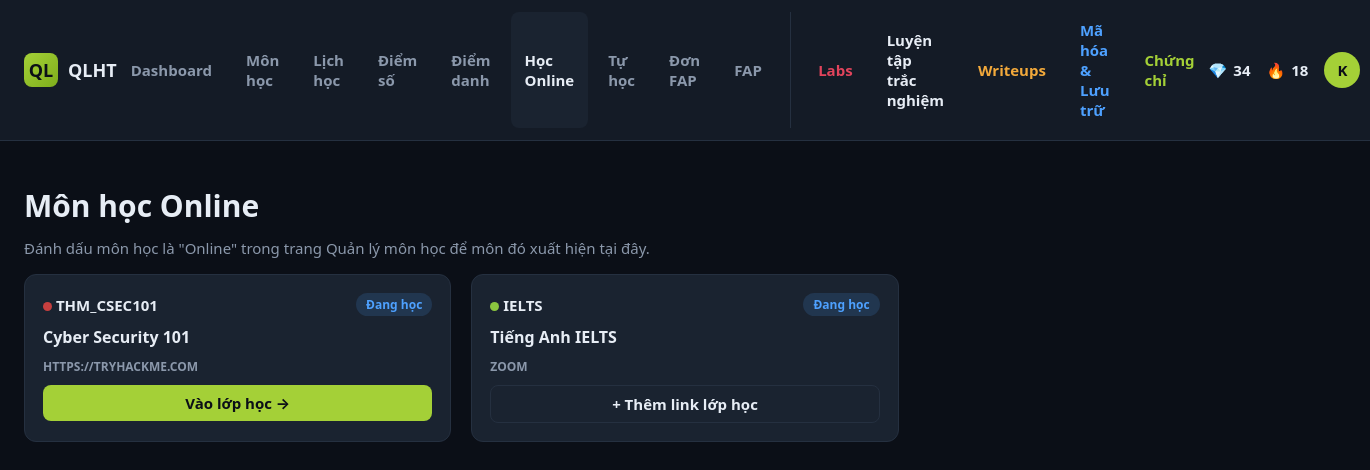
/online.php (signed in), run on the app's committed database.
### tables this page shows
CREATE TABLE `students` (
  `id` int(11) NOT NULL,
  `student_code` varchar(20) NOT NULL,
  `full_name` varchar(100) NOT NULL,
  `major` varchar(150) NOT NULL,
  `email` varchar(100) DEFAULT NULL,
  `password_hash` varchar(255) NOT NULL,
  `role` enum('student','admin') NOT NULL DEFAULT 'student',
  `avatar` varchar(255) DEFAULT NULL,
  `streak_days` int(11) DEFAULT 0,
  `points` int(11) DEFAULT 0,
  `created_at` timestamp NOT NULL DEFAULT current_timestamp()
);

CREATE TABLE `subjects` (
  `id` int(11) NOT NULL,
  `student_id` int(11) NOT NULL,
  `subject_code` varchar(20) NOT NULL,
  `subject_name` varchar(200) NOT NULL,
  `credits` int(11) DEFAULT 3,
  `semester` varchar(20) NOT NULL,
  `status` enum('not_started','ongoing','completed','exempted') DEFAULT 'not_started',
  `is_online` tinyint(1) DEFAULT 0,
  `online_platform` varchar(100) DEFAULT NULL,
  `online_link` varchar(255) DEFAULT NULL,
  `lecturer` varchar(150) DEFAULT NULL,
  `color` varchar(20) DEFAULT '#8bc53f',
  `created_at` timestamp NOT NULL DEFAULT current_timestamp()
);

### config/auth.php (called while the page is built, shortened)
<?php
require_once __DIR__ . '/database.php';
function isLoggedIn(): bool {
    return isset($_SESSION['student_id']);
}
function currentStudent(): ?array {
    static $cache = null;
    if ($cache === null) {
        $stmt = getDB()->prepare('SELECT * FROM students WHERE id = ?');
        $stmt->execute([$_SESSION['student_id']]);
        $cache = $stmt->fetch() ?: null;
    }
    return $cache;
}

### config/database.php (called while the page is built, shortened)
<?php
function getDB(): PDO {
    static $pdo = null;
    if ($pdo === null) {
        $dsn = "mysql:host=" . DB_HOST . ";port=" . DB_PORT . ";dbname=" . DB_NAME . ";charset=" . DB_CHARSET;
        $options = [
            PDO::ATTR_ERRMODE            => PDO::ERRMODE_EXCEPTION,
            PDO::ATTR_DEFAULT_FETCH_MODE => PDO::FETCH_ASSOC,
            PDO::ATTR_EMULATE_PREPARES   => false,
        ];
        try {
            $pdo = new PDO($dsn, DB_USER, DB_PASS, $options);
        } catch (PDOException $e) {
            http_response_code(500);
            die('Loi ket noi co so du lieu: ' . htmlspecialchars($e->getMessage()));
        }
    }
    return $pdo;
}

### online.php (the view, shortened to what this page needs)
<?php
require_once __DIR__ . '/config/auth.php';
$db = getDB();
$sid = $_SESSION['student_id'];
$stmt = $db->prepare('SELECT * FROM subjects WHERE student_id = ? AND is_online = 1 ORDER BY subject_name');
$stmt->execute([$sid]);
$onlineSubjects = $stmt->fetchAll();
$activePage = 'online';
include __DIR__ . '/includes/header.php';
?>
<h1>Môn học Online</h1>
<p style="color:var(--text-dim); margin-top:-8px;">Đánh dấu môn học là "Online" trong trang <a href="subjects.php">Quản lý môn học</a> để môn đó xuất hiện tại đây.</p>
<div class="grid grid-3" style="margin-top:16px;">
<?php foreach ($onlineSubjects as $s): ?>
    <div class="online-card">
        <div class="progress-row" style="margin-bottom:0;">
            <span><span class="dot" style="background:<?= htmlspecialchars($s['color']) ?>"></span> <?= htmlspecialchars($s['subject_code']) ?></span>
            <?php $map = ['ongoing' => ['Đang học','badge-blue'], 'completed' => ['Hoàn thành','badge-green'], 'not_started' => ['Chưa bắt đầu','badge-gray']];
            [$label, $cls] = $map[$s['status']]; ?>
            <span class="badge <?= $cls ?>"><?= $label ?></span>
        </div>
        <strong style="font-size:16px;"><?= htmlspecialchars($s['subject_name']) ?></strong>
        <div class="platform"><?= htmlspecialchars($s['online_platform'] ?: 'Chưa cập nhật nền tảng') ?></div>
        <?php if ($s['online_link']): ?>
            <a href="<?= htmlspecialchars($s['online_link']) ?>" target="_blank" class="btn btn-accent" style="text-align:center;">Vào lớp học →</a>
        <?php else: ?>
            <a href="subjects.php" class="btn btn-outline" style="text-align:center;">+ Thêm link lớp học</a>
        <?php endif; ?>
    </div>
<?php endforeach; ?>
</div>
<?php include __DIR__ . '/includes/footer.php'; ?>

### includes/header.php (shortened to what this page needs)
<?php
$student = currentStudent();
$initial = $student ? mb_substr($student['full_name'], 0, 1) : '?';
?>
<!DOCTYPE html>
<html lang="vi">
<head>
<link rel="stylesheet" href="assets/css/style.css">
</head>
<body>
<div class="topbar">
    <div class="brand">
        <div class="logo">QL</div>
        QLHT
    </div>
    <nav>
        <a href="index.php" class="<?= $activePage === 'dashboard' ? 'active' : '' ?>">Dashboard</a>
        <a href="subjects.php" class="<?= $activePage === 'subjects' ? 'active' : '' ?>">Môn học</a>
        <a href="schedule.php" class="<?= $activePage === 'schedule' ? 'active' : '' ?>">Lịch học</a>
        <a href="grades.php" class="<?= $activePage === 'grades' ? 'active' : '' ?>">Điểm số</a>
        <a href="attendance.php" class="<?= $activePage === 'attendance' ? 'active' : '' ?>">Điểm danh</a>
        <a href="online.php" class="<?= $activePage === 'online' ? 'active' : '' ?>">Học Online</a>
        <a href="self_study.php" class="<?= ($activePage === 'self_study') ? 'active' : '' ?>">Tự học</a>
        <a href="fap.php" class="<?= $activePage === 'fap' ? 'active' : '' ?>">Đơn FAP</a>
         <a href="https://fap.fpt.edu.vn/Student.aspx" class="<?= $activePage === 'fap' ? 'active' : '' ?>">FAP</a>
    <a href="labs.php" class="<?= ($activePage === 'labs') ? 'active' : '' ?>" style="color: var(--red);"> Labs</a>
        <a href="quiz_take.php" class="<?= ($activePage === 'quiz') ? 'active' : '' ?>" style="color: var(--pink);">Luyện tập trắc nghiệm</a>
    <a href="writeups.php" class="<?= ($activePage === 'writeups') ? 'active' : '' ?>" style="color: var(--orange);"> Writeups</a>
    <a href="payloads.php" class="<?= ($activePage === 'payloads') ? 'active' : '' ?>" style="color: var(--blue);"> Mã hóa & Lưu trữ</a>
    <a href="certs.php" class="<?= ($activePage === 'certs') ? 'active' : '' ?>" style="color: var(--accent);"> Chứng chỉ</a>
    </nav>
    <div class="right">
        <?php if ($student): ?>
        <div class="stat-pill" title="Điểm rèn luyện"><span>💎</span> <?= (int)$student['points'] ?></div>
        <div class="stat-pill" title="Chuỗi ngày học liên tiếp"><span>🔥</span> <?= (int)$student['streak_days'] ?></div>
        <a href="profile.php" class="avatar"><?= htmlspecialchars($initial) ?></a>
        <?php endif; ?>
    </div>
</div>
<div class="page-wrap">

### assets/css/style.css (style rules this page uses)
:root { --bg: #0b0f17; --bg-panel: #141b26; --bg-panel-2: #1a2330; --border: #253040; --text: #e7edf5; --text-dim: #8b98ab; --accent: #a4d037; --accent-dark: #7fae1c; --blue: #4ea1ff; --red: #e2445c; --orange: #f2a93b; --purple: #9b6bd4; --radius: 12px; --sidebar-w: 232px; }
* { box-sizing: border-box; }
body { margin: 0; background: var(--bg); color: var(--text); font-family: "Segoe UI", Roboto, Inter, Arial, sans-serif; font-size: 15px; }
a { color: inherit; text-decoration: none; }
.topbar { display: flex; align-items: center; justify-content: space-between; padding: 12px 24px; background: var(--bg-panel); border-bottom: 1px solid var(--border); position: sticky; top: 0; z-index: 50; }
.topbar .brand { display: flex; align-items: center; gap: 10px; font-weight: 700; font-size: 18px; }
.topbar .brand .logo { width: 34px; height: 34px; border-radius: 8px; background: linear-gradient(135deg, var(--accent), var(--accent-dark)); display: flex; align-items: center; justify-content: center; color: #0b0f17; font-weight: 800; }
.topbar nav { display: flex; gap: 6px; }
.topbar nav a { padding: 8px 14px; border-radius: 8px; color: var(--text-dim); font-weight: 600; display: flex; align-items: center; gap: 6px; }
.topbar nav a.active, .topbar nav a:hover { color: var(--text); background: var(--bg-panel-2); }
.topbar .right { display: flex; align-items: center; gap: 16px; }
.stat-pill { display: flex; align-items: center; gap: 6px; font-weight: 700; color: var(--text); }
.avatar { width: 36px; height: 36px; border-radius: 50%; background: var(--accent); color: #0b0f17; display: flex; align-items: center; justify-content: center; font-weight: 800; }
.btn { padding: 8px 16px; border-radius: 8px; border: none; font-weight: 700; cursor: pointer; }
.btn-accent { background: var(--accent); color: #0b0f17; }
.btn-outline { background: transparent; border: 1px solid var(--border); color: var(--text); }
.page-wrap { max-width: 1400px; margin: 0 auto; padding: 24px; }
.grid { display: grid; grid-template-columns: 1fr; gap: 20px; }
@media (min-width: 900px) { .grid-3 { grid-template-columns: repeat(3, 1fr); } }
.progress-row { display: flex; align-items: center; justify-content: space-between; font-weight: 700; margin-bottom: 6px; }
.badge { display: inline-flex; align-items: center; gap: 5px; padding: 3px 10px; border-radius: 999px; font-size: 12px; font-weight: 700; }
.badge-blue { background: rgba(78,161,255,.15); color: var(--blue); }
.dot { width: 9px; height: 9px; border-radius: 50%; display: inline-block; }
.online-card { border-radius: var(--radius); padding: 18px; background: var(--bg-panel-2); border: 1px solid var(--border); display: flex; flex-direction: column; gap: 10px; }
.online-card .platform { font-size: 12px; color: var(--text-dim); font-weight: 700; text-transform: uppercase; }

### data on the page
students: points "34", streak_days "18", full_name "K"
subjects: subject_code "THM_CSEC101", label "Đang học", subject_name "Cyber Security 101", online_platform "HTTPS://TRYHACKME.COM"
subjects: subject_code "IELTS", label "Đang học", subject_name "Tiếng Anh IELTS", online_platform "ZOOM", online_link "+ Thêm link lớp học"
